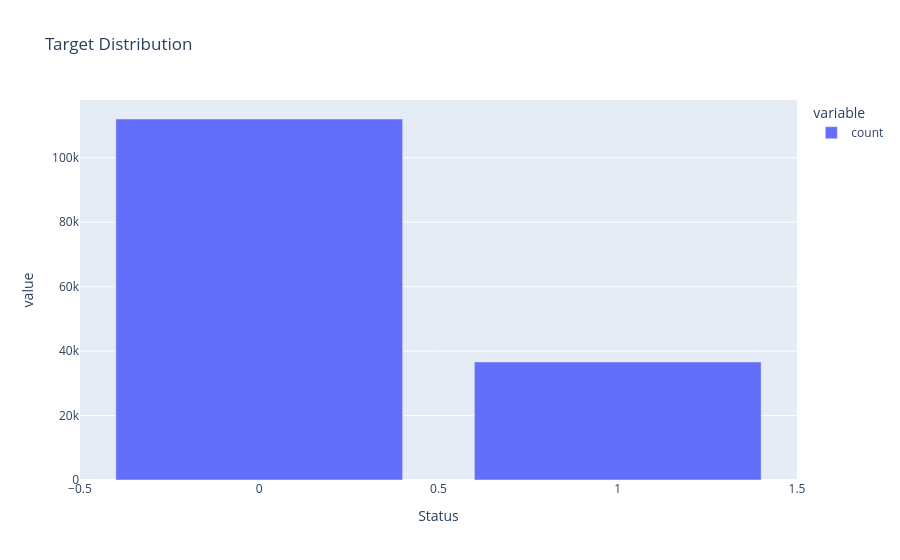

The notebook cell this image was saved under:
### Code cell
loan_amountfig = px.histogram(df, x="loan_amount", color="Status", marginal="box")
fig.show()

### Figure 1 — Plotly figure (JSON) as saved in the notebook; plotly's stock layout.template omitted (floating-point values rounded to 4 significant figures)
{"data": [{"hovertemplate": "variable=count<br>Status=%{x}<br>value=%{y}<extra></extra>", "legendgroup": "count", "marker": {"color": "#636efa", "pattern": {"shape": ""}}, "name": "count", "orientation": "v", "showlegend": true, "textposition": "auto", "type": "bar", "x": [0, 1], "xaxis": "x", "y": [112031, 36639], "yaxis": "y"}], "layout": {"barmode": "relative", "legend": {"title": {"text": "variable"}, "tracegroupgap": 0}, "title": {"text": "Target Distribution"}, "xaxis": {"anchor": "y", "domain": [0, 1], "title": {"text": "Status"}}, "yaxis": {"anchor": "x", "domain": [0, 1], "title": {"text": "value"}}}}
